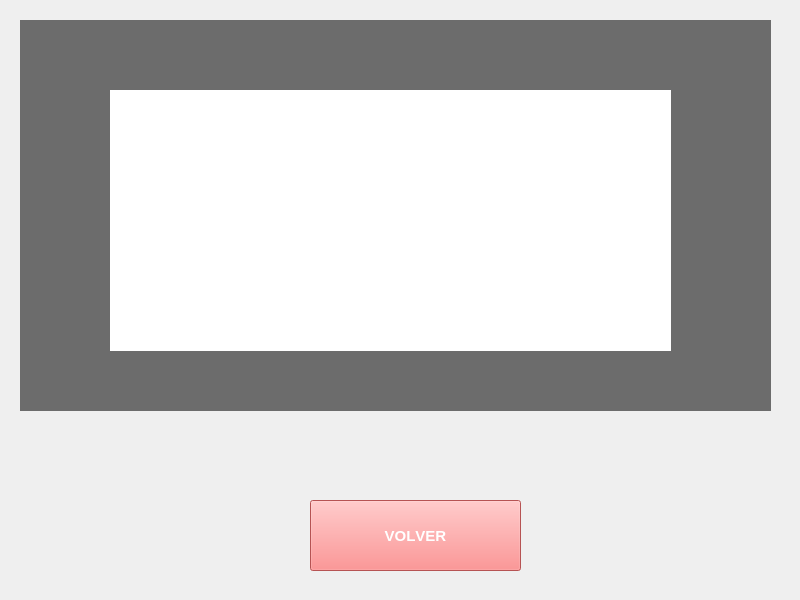
<?xml version="1.0" encoding="UTF-8"?>
<ui version="4.0">
 <class>MainWindow</class>
 <widget class="QMainWindow" name="MainWindow">
  <property name="geometry">
   <rect>
    <x>0</x>
    <y>0</y>
    <width>800</width>
    <height>600</height>
   </rect>
  </property>
  <property name="maximumSize">
   <size>
    <width>800</width>
    <height>600</height>
   </size>
  </property>
  <property name="mouseTracking">
   <bool>true</bool>
  </property>
  <property name="windowTitle">
   <string>MainWindow</string>
  </property>
  <widget class="QWidget" name="centralwidget">
   <property name="sizePolicy">
    <sizepolicy hsizetype="Maximum" vsizetype="Maximum">
     <horstretch>0</horstretch>
     <verstretch>0</verstretch>
    </sizepolicy>
   </property>
   <property name="maximumSize">
    <size>
     <width>800</width>
     <height>600</height>
    </size>
   </property>
   <property name="mouseTracking">
    <bool>true</bool>
   </property>
   <widget class="QLabel" name="fondo">
    <property name="geometry">
     <rect>
      <x>0</x>
      <y>0</y>
      <width>800</width>
      <height>600</height>
     </rect>
    </property>
    <property name="maximumSize">
     <size>
      <width>800</width>
      <height>600</height>
     </size>
    </property>
    <property name="mouseTracking">
     <bool>true</bool>
    </property>
    <property name="text">
     <string/>
    </property>
    <property name="pixmap">
     <pixmap>../sprites/background/fight.png</pixmap>
    </property>
    <property name="scaledContents">
     <bool>true</bool>
    </property>
   </widget>
   <widget class="QLabel" name="fondo_2">
    <property name="geometry">
     <rect>
      <x>0</x>
      <y>0</y>
      <width>800</width>
      <height>600</height>
     </rect>
    </property>
    <property name="maximumSize">
     <size>
      <width>800</width>
      <height>600</height>
     </size>
    </property>
    <property name="mouseTracking">
     <bool>true</bool>
    </property>
    <property name="text">
     <string/>
    </property>
    <property name="pixmap">
     <pixmap>../sprites/background/table.png</pixmap>
    </property>
    <property name="scaledContents">
     <bool>true</bool>
    </property>
   </widget>
   <widget class="QLabel" name="label_2">
    <property name="geometry">
     <rect>
      <x>20</x>
      <y>20</y>
      <width>751</width>
      <height>391</height>
     </rect>
    </property>
    <property name="autoFillBackground">
     <bool>false</bool>
    </property>
    <property name="styleSheet">
     <string notr="true">background-color: rgba(71, 71, 71, 200);
</string>
    </property>
    <property name="text">
     <string/>
    </property>
    <property name="scaledContents">
     <bool>true</bool>
    </property>
   </widget>
   <widget class="QPushButton" name="volver_buton">
    <property name="geometry">
     <rect>
      <x>310</x>
      <y>500</y>
      <width>211</width>
      <height>71</height>
     </rect>
    </property>
    <property name="palette">
     <palette>
      <active>
       <colorrole role="Button">
        <brush brushstyle="SolidPattern">
         <color alpha="255">
          <red>255</red>
          <green>116</green>
          <blue>116</blue>
         </color>
        </brush>
       </colorrole>
       <colorrole role="ButtonText">
        <brush brushstyle="SolidPattern">
         <color alpha="255">
          <red>255</red>
          <green>255</green>
          <blue>255</blue>
         </color>
        </brush>
       </colorrole>
       <colorrole role="Base">
        <brush brushstyle="SolidPattern">
         <color alpha="255">
          <red>255</red>
          <green>116</green>
          <blue>116</blue>
         </color>
        </brush>
       </colorrole>
       <colorrole role="Window">
        <brush brushstyle="SolidPattern">
         <color alpha="255">
          <red>255</red>
          <green>116</green>
          <blue>116</blue>
         </color>
        </brush>
       </colorrole>
      </active>
      <inactive>
       <colorrole role="Button">
        <brush brushstyle="SolidPattern">
         <color alpha="255">
          <red>255</red>
          <green>116</green>
          <blue>116</blue>
         </color>
        </brush>
       </colorrole>
       <colorrole role="ButtonText">
        <brush brushstyle="SolidPattern">
         <color alpha="255">
          <red>255</red>
          <green>255</green>
          <blue>255</blue>
         </color>
        </brush>
       </colorrole>
       <colorrole role="Base">
        <brush brushstyle="SolidPattern">
         <color alpha="255">
          <red>255</red>
          <green>116</green>
          <blue>116</blue>
         </color>
        </brush>
       </colorrole>
       <colorrole role="Window">
        <brush brushstyle="SolidPattern">
         <color alpha="255">
          <red>255</red>
          <green>116</green>
          <blue>116</blue>
         </color>
        </brush>
       </colorrole>
      </inactive>
      <disabled>
       <colorrole role="Button">
        <brush brushstyle="SolidPattern">
         <color alpha="255">
          <red>255</red>
          <green>116</green>
          <blue>116</blue>
         </color>
        </brush>
       </colorrole>
       <colorrole role="ButtonText">
        <brush brushstyle="SolidPattern">
         <color alpha="255">
          <red>120</red>
          <green>120</green>
          <blue>120</blue>
         </color>
        </brush>
       </colorrole>
       <colorrole role="Base">
        <brush brushstyle="SolidPattern">
         <color alpha="255">
          <red>255</red>
          <green>116</green>
          <blue>116</blue>
         </color>
        </brush>
       </colorrole>
       <colorrole role="Window">
        <brush brushstyle="SolidPattern">
         <color alpha="255">
          <red>255</red>
          <green>116</green>
          <blue>116</blue>
         </color>
        </brush>
       </colorrole>
      </disabled>
     </palette>
    </property>
    <property name="font">
     <font>
      <family>Arial</family>
      <pointsize>11</pointsize>
      <weight>75</weight>
      <italic>false</italic>
      <bold>true</bold>
      <underline>false</underline>
      <strikeout>false</strikeout>
      <kerning>false</kerning>
     </font>
    </property>
    <property name="styleSheet">
     <string notr="true">background-color: rgb(255, 116, 116);</string>
    </property>
    <property name="text">
     <string>VOLVER</string>
    </property>
   </widget>
   <widget class="QLabel" name="final_text">
    <property name="geometry">
     <rect>
      <x>110</x>
      <y>90</y>
      <width>561</width>
      <height>261</height>
     </rect>
    </property>
    <property name="palette">
     <palette>
      <active>
       <colorrole role="WindowText">
        <brush brushstyle="SolidPattern">
         <color alpha="255">
          <red>0</red>
          <green>0</green>
          <blue>0</blue>
         </color>
        </brush>
       </colorrole>
       <colorrole role="Button">
        <brush brushstyle="SolidPattern">
         <color alpha="255">
          <red>255</red>
          <green>255</green>
          <blue>255</blue>
         </color>
        </brush>
       </colorrole>
       <colorrole role="Text">
        <brush brushstyle="SolidPattern">
         <color alpha="255">
          <red>255</red>
          <green>255</green>
          <blue>255</blue>
         </color>
        </brush>
       </colorrole>
       <colorrole role="ButtonText">
        <brush brushstyle="SolidPattern">
         <color alpha="255">
          <red>255</red>
          <green>255</green>
          <blue>255</blue>
         </color>
        </brush>
       </colorrole>
       <colorrole role="Base">
        <brush brushstyle="SolidPattern">
         <color alpha="255">
          <red>255</red>
          <green>255</green>
          <blue>255</blue>
         </color>
        </brush>
       </colorrole>
       <colorrole role="Window">
        <brush brushstyle="SolidPattern">
         <color alpha="255">
          <red>255</red>
          <green>255</green>
          <blue>255</blue>
         </color>
        </brush>
       </colorrole>
       <colorrole role="PlaceholderText">
        <brush brushstyle="SolidPattern">
         <color alpha="128">
          <red>255</red>
          <green>255</green>
          <blue>255</blue>
         </color>
        </brush>
       </colorrole>
      </active>
      <inactive>
       <colorrole role="WindowText">
        <brush brushstyle="SolidPattern">
         <color alpha="255">
          <red>0</red>
          <green>0</green>
          <blue>0</blue>
         </color>
        </brush>
       </colorrole>
       <colorrole role="Button">
        <brush brushstyle="SolidPattern">
         <color alpha="255">
          <red>255</red>
          <green>255</green>
          <blue>255</blue>
         </color>
        </brush>
       </colorrole>
       <colorrole role="Text">
        <brush brushstyle="SolidPattern">
         <color alpha="255">
          <red>255</red>
          <green>255</green>
          <blue>255</blue>
         </color>
        </brush>
       </colorrole>
       <colorrole role="ButtonText">
        <brush brushstyle="SolidPattern">
         <color alpha="255">
          <red>255</red>
          <green>255</green>
          <blue>255</blue>
         </color>
        </brush>
       </colorrole>
       <colorrole role="Base">
        <brush brushstyle="SolidPattern">
         <color alpha="255">
          <red>255</red>
          <green>255</green>
          <blue>255</blue>
         </color>
        </brush>
       </colorrole>
       <colorrole role="Window">
        <brush brushstyle="SolidPattern">
         <color alpha="255">
          <red>255</red>
          <green>255</green>
          <blue>255</blue>
         </color>
        </brush>
       </colorrole>
       <colorrole role="PlaceholderText">
        <brush brushstyle="SolidPattern">
         <color alpha="128">
          <red>255</red>
          <green>255</green>
          <blue>255</blue>
         </color>
        </brush>
       </colorrole>
      </inactive>
      <disabled>
       <colorrole role="WindowText">
        <brush brushstyle="SolidPattern">
         <color alpha="255">
          <red>120</red>
          <green>120</green>
          <blue>120</blue>
         </color>
        </brush>
       </colorrole>
       <colorrole role="Button">
        <brush brushstyle="SolidPattern">
         <color alpha="255">
          <red>255</red>
          <green>255</green>
          <blue>255</blue>
         </color>
        </brush>
       </colorrole>
       <colorrole role="Text">
        <brush brushstyle="SolidPattern">
         <color alpha="255">
          <red>120</red>
          <green>120</green>
          <blue>120</blue>
         </color>
        </brush>
       </colorrole>
       <colorrole role="ButtonText">
        <brush brushstyle="SolidPattern">
         <color alpha="255">
          <red>120</red>
          <green>120</green>
          <blue>120</blue>
         </color>
        </brush>
       </colorrole>
       <colorrole role="Base">
        <brush brushstyle="SolidPattern">
         <color alpha="255">
          <red>255</red>
          <green>255</green>
          <blue>255</blue>
         </color>
        </brush>
       </colorrole>
       <colorrole role="Window">
        <brush brushstyle="SolidPattern">
         <color alpha="255">
          <red>255</red>
          <green>255</green>
          <blue>255</blue>
         </color>
        </brush>
       </colorrole>
       <colorrole role="PlaceholderText">
        <brush brushstyle="SolidPattern">
         <color alpha="128">
          <red>0</red>
          <green>0</green>
          <blue>0</blue>
         </color>
        </brush>
       </colorrole>
      </disabled>
     </palette>
    </property>
    <property name="font">
     <font>
      <family>Arial</family>
      <pointsize>13</pointsize>
      <weight>75</weight>
      <bold>true</bold>
     </font>
    </property>
    <property name="styleSheet">
     <string notr="true">
background-color: rgb(255, 255, 255);</string>
    </property>
    <property name="text">
     <string/>
    </property>
    <property name="alignment">
     <set>Qt::AlignCenter</set>
    </property>
   </widget>
  </widget>
 </widget>
 <resources/>
 <connections/>
</ui>
